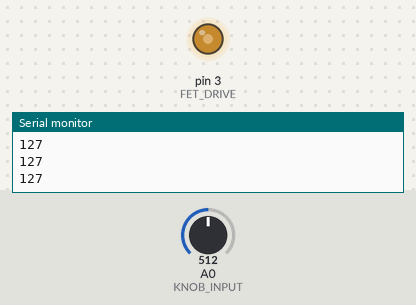
Simulated run of this sketch. Board: Arduino Uno, built with avr-gcc and run on an emulated ATmega328P. On the bench: output pins drawn as LEDs (lit = HIGH), the last lines printed to the serial monitor. Inputs (shaded band) come from the test bench; at power-on: A0 (KNOB_INPUT) = 512.

Above: at 1.2 s.
1.3 s: A0 (KNOB_INPUT) set to 716
At 1.8 s:
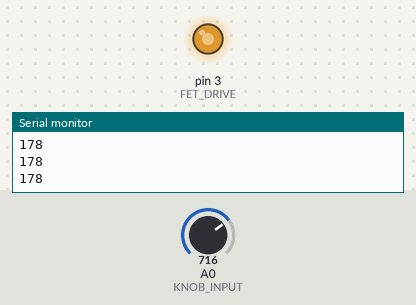
2.8 s: A0 (KNOB_INPUT) set to 900
At 4.0 s:
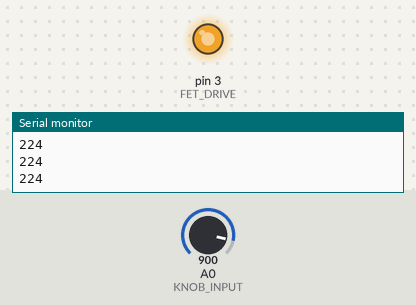
4.3 s: A0 (KNOB_INPUT) set to 122
At 5.2 s:
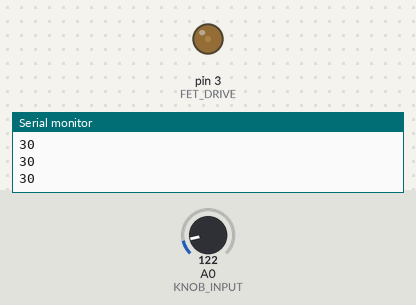
5.8 s: A0 (KNOB_INPUT) set to 0
At 6.4 s:
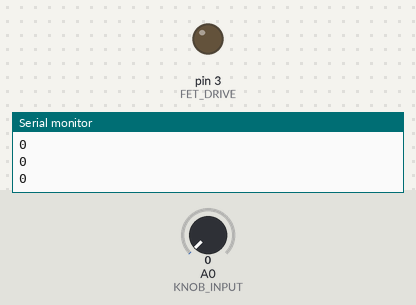
7.3 s: A0 (KNOB_INPUT) set to 511
At 8.6 s:
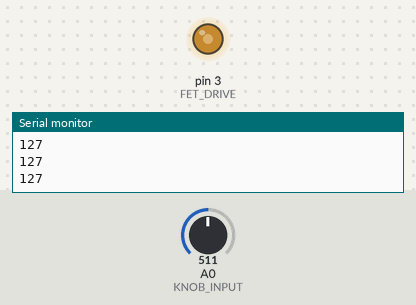
Timing chart, 0 to 9.8 s (numbered marks = the images above; inputs shaded):
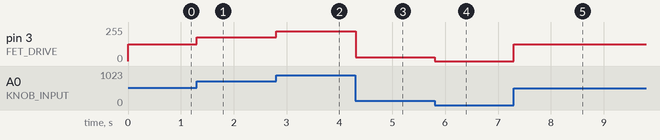

Measured:
- after the input at 1.3 s, pin 3 (FET_DRIVE): 127/255 → 178/255 at once
- after the input at 2.8 s, pin 3 (FET_DRIVE): 178/255 → 224/255 at once
- after the input at 4.3 s, pin 3 (FET_DRIVE): 224/255 → 30/255 at once
- after the input at 5.8 s, pin 3 (FET_DRIVE): 30/255 → 0/255 at once
- after the input at 7.3 s, pin 3 (FET_DRIVE): 0/255 → 127/255 at once

The sketch:

FetTest.ino
```cpp
// test driving a fet

// reads an analog input to control a fet

#define KNOB_INPUT 0
#define FET_DRIVE 3

void setup() {
  // put your setup code here, to run once:
  pinMode(KNOB_INPUT, INPUT);
  pinMode(FET_DRIVE, OUTPUT);
  Serial.begin(19200);
}

void loop() {

  // read the analot port
  int sensorValue = analogRead(KNOB_INPUT);

  int fet_drive = map(sensorValue, 0, 1023, 0, 255);

  analogWrite(FET_DRIVE, fet_drive);

  Serial.println(fet_drive);
  delay(5);

}
```
